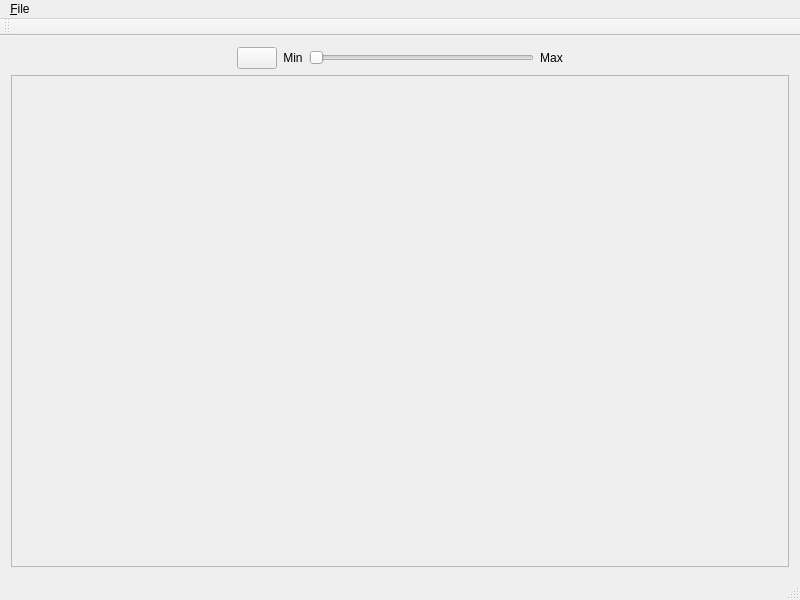
<?xml version="1.0" encoding="UTF-8"?>
<ui version="4.0">
 <class>MainWindow</class>
 <widget class="QMainWindow" name="MainWindow">
  <property name="geometry">
   <rect>
    <x>0</x>
    <y>0</y>
    <width>800</width>
    <height>600</height>
   </rect>
  </property>
  <property name="minimumSize">
   <size>
    <width>400</width>
    <height>300</height>
   </size>
  </property>
  <property name="windowTitle">
   <string>DM Helper Client</string>
  </property>
  <property name="windowIcon">
   <iconset resource="resources.qrc">
    <normaloff>:/img/data/dmhelper.png</normaloff>:/img/data/dmhelper.png</iconset>
  </property>
  <property name="autoFillBackground">
   <bool>false</bool>
  </property>
  <property name="styleSheet">
   <string notr="true">QMenuBar{background-image: url(:/img/data/parchment.jpg);}
QMenuBar:item {background-image: url(:/img/data/parchment.jpg);}
QMenu{background-image: url(:/img/data/parchment.jpg);}
QToolBar{background-image: url(:/img/data/parchment.jpg);}
QStatusBar{background-image: url(:/img/data/parchment.jpg);}
QMainWindow{background-image: url(:/img/data/parchment.jpg);}
QSplitter:handle{background: rgb(232, 199, 130);}
QScrollArea{background: rgb(247, 230, 174);}
QScrollBar{background: rgb(247, 230, 174);}
QComboBox{background-image: url(:/img/data/parchment.jpg);}</string>
  </property>
  <widget class="QWidget" name="centralWidget">
   <property name="styleSheet">
    <string notr="true">background-image: url(:/img/data/parchment.jpg);</string>
   </property>
   <layout class="QVBoxLayout" name="verticalLayout">
    <item>
     <layout class="QHBoxLayout" name="horizontalLayout_2">
      <item>
       <spacer name="horizontalSpacer">
        <property name="orientation">
         <enum>Qt::Horizontal</enum>
        </property>
        <property name="sizeHint" stdset="0">
         <size>
          <width>40</width>
          <height>20</height>
         </size>
        </property>
       </spacer>
      </item>
      <item>
       <widget class="QPushButton" name="btnMute">
        <property name="text">
         <string/>
        </property>
        <property name="icon">
         <iconset resource="resources.qrc">
          <normaloff>:/img/data/icon_audio.png</normaloff>:/img/data/icon_audio.png</iconset>
        </property>
        <property name="checkable">
         <bool>true</bool>
        </property>
       </widget>
      </item>
      <item>
       <widget class="QLabel" name="lblMin">
        <property name="text">
         <string>Min</string>
        </property>
        <property name="alignment">
         <set>Qt::AlignCenter</set>
        </property>
       </widget>
      </item>
      <item>
       <widget class="QSlider" name="sliderVolume">
        <property name="maximum">
         <number>100</number>
        </property>
        <property name="orientation">
         <enum>Qt::Horizontal</enum>
        </property>
       </widget>
      </item>
      <item>
       <widget class="QLabel" name="lblMax">
        <property name="text">
         <string>Max</string>
        </property>
        <property name="alignment">
         <set>Qt::AlignCenter</set>
        </property>
       </widget>
      </item>
      <item>
       <spacer name="horizontalSpacer_2">
        <property name="orientation">
         <enum>Qt::Horizontal</enum>
        </property>
        <property name="sizeHint" stdset="0">
         <size>
          <width>40</width>
          <height>20</height>
         </size>
        </property>
       </spacer>
      </item>
     </layout>
    </item>
    <item>
     <widget class="QFrame" name="frame">
      <property name="sizePolicy">
       <sizepolicy hsizetype="MinimumExpanding" vsizetype="MinimumExpanding">
        <horstretch>0</horstretch>
        <verstretch>0</verstretch>
       </sizepolicy>
      </property>
      <property name="frameShape">
       <enum>QFrame::StyledPanel</enum>
      </property>
      <property name="frameShadow">
       <enum>QFrame::Raised</enum>
      </property>
      <layout class="QGridLayout" name="gridLayout_2">
       <item row="0" column="0">
        <widget class="QLabel" name="lblImage">
         <property name="autoFillBackground">
          <bool>false</bool>
         </property>
         <property name="text">
          <string/>
         </property>
         <property name="scaledContents">
          <bool>false</bool>
         </property>
         <property name="alignment">
          <set>Qt::AlignCenter</set>
         </property>
        </widget>
       </item>
      </layout>
     </widget>
    </item>
   </layout>
  </widget>
  <widget class="QMenuBar" name="menuBar">
   <property name="geometry">
    <rect>
     <x>0</x>
     <y>0</y>
     <width>800</width>
     <height>26</height>
    </rect>
   </property>
   <property name="styleSheet">
    <string notr="true">background-image: url(:/img/data/parchment.jpg);</string>
   </property>
   <widget class="QMenu" name="menu_File">
    <property name="title">
     <string>&amp;File</string>
    </property>
    <addaction name="actionOptions"/>
    <addaction name="actionExit"/>
   </widget>
   <addaction name="menu_File"/>
  </widget>
  <widget class="QToolBar" name="mainToolBar">
   <property name="styleSheet">
    <string notr="true">background-image: url(:/img/data/parchment.jpg);</string>
   </property>
   <attribute name="toolBarArea">
    <enum>TopToolBarArea</enum>
   </attribute>
   <attribute name="toolBarBreak">
    <bool>false</bool>
   </attribute>
  </widget>
  <widget class="QStatusBar" name="statusBar">
   <property name="styleSheet">
    <string notr="true">background-image: url(:/img/data/parchment.jpg);</string>
   </property>
  </widget>
  <action name="actionOptions">
   <property name="text">
    <string>&amp;Options...</string>
   </property>
  </action>
  <action name="actionExit">
   <property name="text">
    <string>E&amp;xit</string>
   </property>
  </action>
 </widget>
 <layoutdefault spacing="6" margin="11"/>
 <resources>
  <include location="resources.qrc"/>
 </resources>
 <connections/>
</ui>
